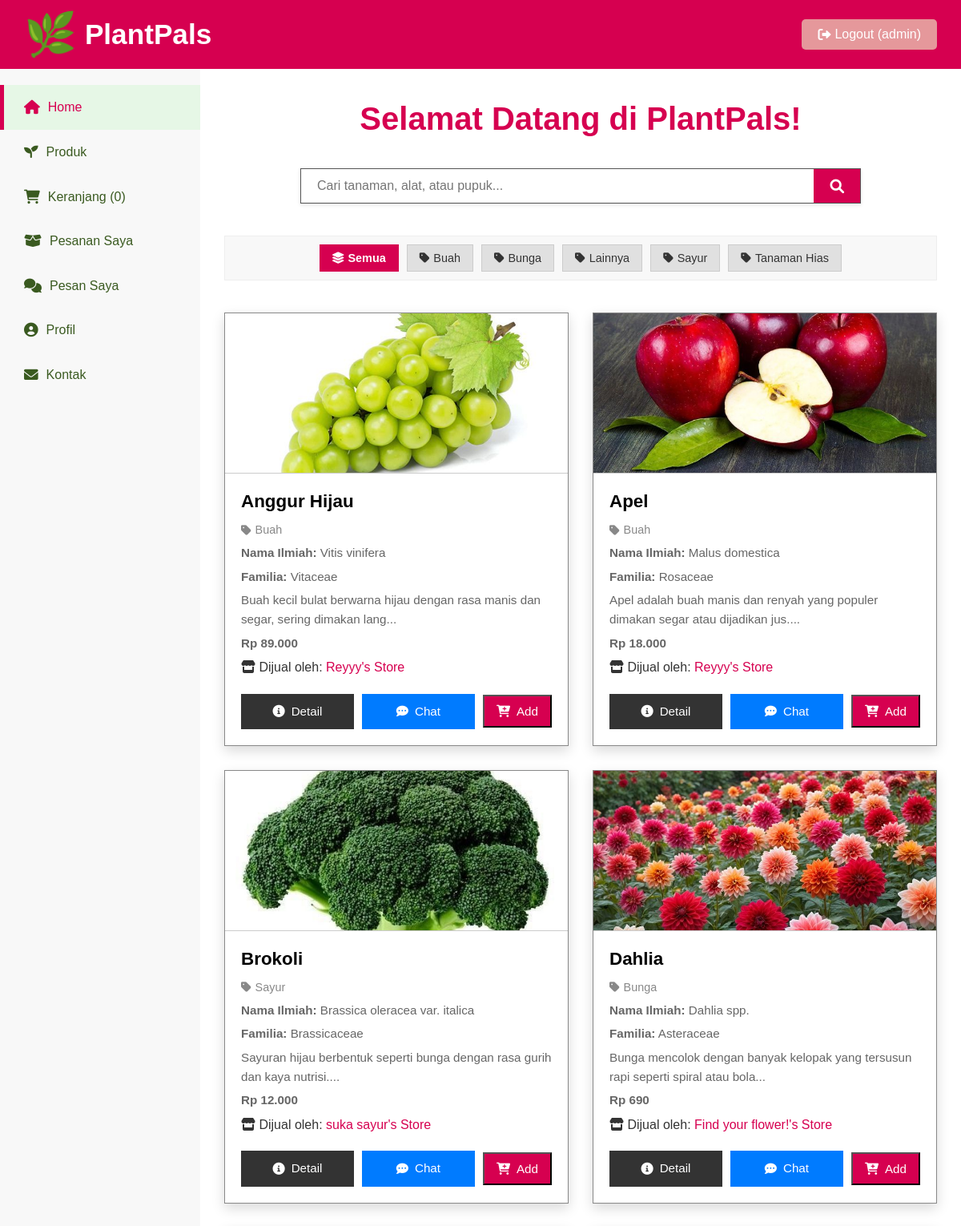
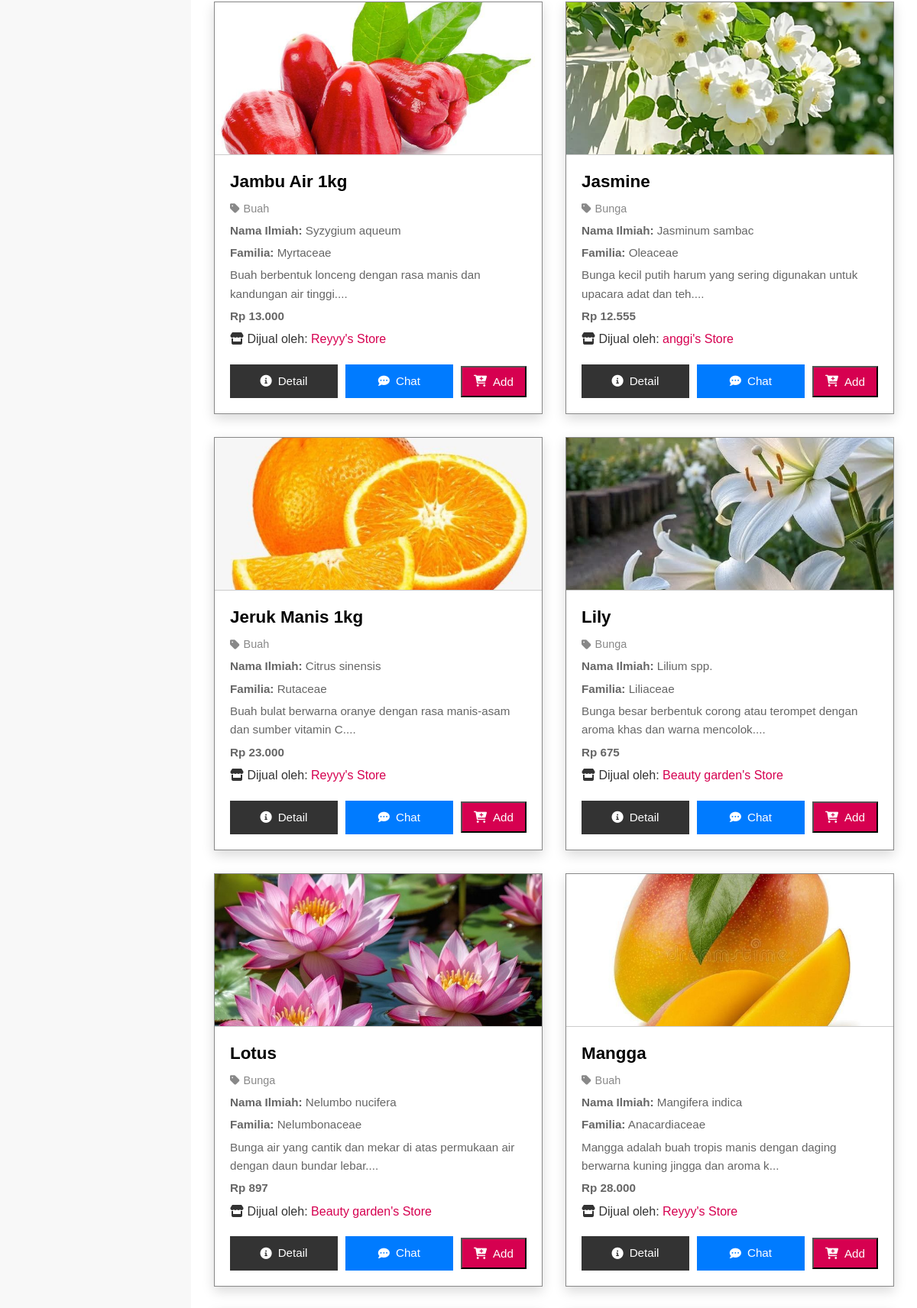
Page /dashboard.php (signed in, upper part) on the committed database (2 pictures, top to bottom).
### tables this page shows
CREATE TABLE `products` (
  `id` int(11) NOT NULL,
  `name` varchar(100) NOT NULL,
  `img` varchar(255) DEFAULT NULL,
  `scientific_name` varchar(100) DEFAULT NULL,
  `family` varchar(100) DEFAULT NULL,
  `description` text DEFAULT NULL,
  `habitat` text DEFAULT NULL,
  `care_instructions` text DEFAULT NULL,
  `unique_fact` text DEFAULT NULL,
  `price` decimal(10,2) NOT NULL,
  `stock` int(11) NOT NULL DEFAULT 0,
  `seller_id` int(11) DEFAULT NULL,
  `category_id` int(11) DEFAULT NULL,
  `created_at` timestamp NOT NULL DEFAULT current_timestamp(),
  `updated_at` timestamp NOT NULL DEFAULT current_timestamp() ON UPDATE current_timestamp()
);

CREATE TABLE `categories` (
  `id` int(11) NOT NULL,
  `name` varchar(255) NOT NULL,
  `description` text DEFAULT NULL,
  `created_at` timestamp NOT NULL DEFAULT current_timestamp()
);

CREATE TABLE `stores` (
  `id` int(11) NOT NULL,
  `store_id_string` varchar(50) NOT NULL,
  `name` varchar(255) NOT NULL,
  `address` text NOT NULL,
  `phone_number` varchar(20) DEFAULT NULL,
  `email` varchar(100) DEFAULT NULL,
  `seller_user_id` int(11) NOT NULL,
  `created_at` timestamp NOT NULL DEFAULT current_timestamp(),
  `updated_at` timestamp NOT NULL DEFAULT current_timestamp() ON UPDATE current_timestamp(),
  `followers_count` int(11) DEFAULT 0
);

### dashboard.php (the view, shortened to what this page needs)
<?php
$username = htmlspecialchars($_SESSION['username']);
$user_id = $_SESSION['id'];
$page = isset($_GET['page']) ? $_GET['page'] : 'home';
include 'data.php';
require_once 'config.php';
$stores_by_seller_id = [];
$sql_stores = "SELECT s.id, s.store_id_string, s.name, s.address, s.phone_number, s.email, s.seller_user_id, s.followers_count FROM stores s JOIN users u ON s.seller_user_id = u.id WHERE u.role = 'seller' ORDER BY s.name ASC";
$result_stores = mysqli_query($conn, $sql_stores);
if ($result_stores) {
    while ($row_store = mysqli_fetch_assoc($result_stores)) {
        $seller_id_for_store = $row_store['seller_user_id'];
        if (!isset($stores_by_seller_id[$seller_id_for_store])) {
            $stores_by_seller_id[$seller_id_for_store] = [];
        }
        $stores_by_seller_id[$seller_id_for_store][] = $row_store;
    }
}
$flowers_from_db = [];
$sql_products_all = "SELECT p.id, p.name, p.img, p.scientific_name, p.family, p.description, p.habitat, p.care_instructions, p.unique_fact, p.price, p.stock, p.seller_id, c.name as category_name
                 FROM products p
                 LEFT JOIN users u ON p.seller_id = u.id
                 LEFT JOIN categories c ON p.category_id = c.id
                 WHERE p.seller_id IS NOT NULL AND u.role = 'seller' AND p.stock > 0
                 ORDER BY p.name ASC";
$result_products_all = mysqli_query($conn, $sql_products_all);
if ($result_products_all) {
    while ($row = mysqli_fetch_assoc($result_products_all)) {
        $flowers_from_db[] = $row;
    }
}
$flowers_to_display = [];
if (empty($flowers_from_db)) {
    foreach ($all_initial_products as $p_fallback) {
        $p_fallback['category_name'] = 'Lain-lain';
        if (isset($p_fallback['category_id'])) {
            $found_category_name = null;
            $stmt_get_cat_name = mysqli_prepare($conn, "SELECT name FROM categories WHERE id = ?");
            if ($stmt_get_cat_name) {
                mysqli_stmt_bind_param($stmt_get_cat_name, "i", $p_fallback['category_id']);
                mysqli_stmt_execute($stmt_get_cat_name);
                mysqli_stmt_bind_result($stmt_get_cat_name, $cat_name);
                if (mysqli_stmt_fetch($stmt_get_cat_name)) {
                    $found_category_name = $cat_name;
                }
                mysqli_stmt_close($stmt_get_cat_name);
            }
            if ($found_category_name) {
                $p_fallback['category_name'] = $found_category_name;
            }
        }
        $flowers_to_display[] = $p_fallback;
    }
} else {
    $flowers_to_display = $flowers_from_db;
}
$all_categories = [];
$sql_all_categories = "SELECT name FROM categories ORDER BY name ASC";
$result_all_categories = mysqli_query($conn, $sql_all_categories);
if ($result_all_categories) {
    while ($row_cat = mysqli_fetch_assoc($result_all_categories)) {
        $all_categories[] = $row_cat['name'];
    }
}
?>
<!DOCTYPE html>
<html lang="id">
<head>
    <link rel="stylesheet" href="/PlantPals/css/main_styles.css">
    <link rel="stylesheet" href="/PlantPals/css/dashboard_styles.css">
    <link rel="stylesheet" href="https://cdnjs.cloudflare.com/ajax/libs/font-awesome/6.0.0-beta3/css/all.min.css">
</head>
<body>
    <header>
        <h1><span class="emoji">🌿</span> PlantPals</h1>
        <form action="/PlantPals/logout.php" method="post" style="margin:0;">
            <button class="logout-btn" type="submit" name="logout"><i class="fas fa-sign-out-alt"></i> Logout (<?php echo htmlspecialchars($username); ?>)</button>
        </form>
    </header>
    <div class="container">
        <nav class="sidebar">
            <a href="dashboard.php?page=home" class="<?php echo ($page == 'home') ? 'active' : ''; ?>"><i class="fas fa-home"></i> Home</a>
            <a href="dashboard.php?page=products" class="<?php echo ($page == 'products') ? 'active' : ''; ?>"><i class="fas fa-seedling"></i> Produk</a>
            <a href="dashboard.php?page=cart" class="<?php echo ($page == 'cart') ? 'active' : ''; ?>"><i class="fas fa-shopping-cart"></i> Keranjang (<?php echo count($_SESSION['cart']); ?>)</a>
            <a href="dashboard.php?page=orders" class="<?php echo ($page == 'orders') ? 'active' : ''; ?>"><i class="fas fa-box-open"></i> Pesanan Saya</a>
            <a href="dashboard.php?page=chat" class="<?php echo ($page == 'chat') ? 'active' : ''; ?>"><i class="fas fa-comments"></i> Pesan Saya </a>
            <a href="dashboard.php?page=profile" class="<?php echo ($page == 'profile') ? 'active' : ''; ?>"><i class="fas fa-user-circle"></i> Profil</a>
            <a href="/PlantPals/dashboard.php?page=contact" class="<?php echo ($page == 'contact') ? 'active' : ''; ?>"><i class="fas fa-envelope"></i> Kontak</a>
        </nav>
        <main class="content">
            <?php
            if ($page == 'home') {
                ?>
                <h2>Selamat Datang di PlantPals!</h2>
                <form class="search-bar" action="dashboard.php" method="get">
                    <input type="text" id="searchInput" name="q" placeholder="Cari tanaman, alat, atau pupuk..." value="<?php echo isset($_GET['q']) ? htmlspecialchars($_GET['q']) : ''; ?>" />
                    <button type="submit">
                        <i class="fas fa-search"></i>
                    </button>
                </form>
                <div class="category-filter-bar">
                    <button class="filter-btn active" data-category="all"><i class="fas fa-layer-group"></i> Semua</button>
                    <?php foreach ($all_categories as $cat): ?>
                        <button class="filter-btn" data-category="<?php echo htmlspecialchars($cat); ?>"><i class="fas fa-tag"></i> <?php echo htmlspecialchars($cat); ?></button>
                    <?php endforeach; ?>
                </div>
                <div id="flowerGrid" class="grid">
                <?php
                $filtered_flowers_for_display = [];
                $keyword = isset($_GET['q']) ? strtolower(trim($_GET['q'])) : '';
                if (!empty($keyword)) {
                    foreach ($flowers_to_display as $flower) {
                        if (
                            stripos($flower['name'], $keyword) !== false ||
                            stripos($flower['description'] ?? '', $keyword) !== false ||
                            stripos($flower['scientific_name'] ?? $flower['scientific'] ?? '', $keyword) !== false ||
                            stripos($flower['family'] ?? '', $keyword) !== false ||
                            stripos($flower['category_name'] ?? '', $keyword) !== false
                        ) {
                            $filtered_flowers_for_display[] = $flower;
                        }
                    }
                } else {
                    $filtered_flowers_for_display = $flowers_to_display;
                }
                if (empty($filtered_flowers_for_display)) {
                    echo "<p class='no-results'>Tidak ada hasil untuk pencarian Anda.</p>";
                } else {
                    foreach ($filtered_flowers_for_display as $flower):
                        $selling_store_home = null;
                        if (isset($flower['seller_id'])) {
                            if (isset($stores_by_seller_id[$flower['seller_id']])) {
                                $selling_store_home = $stores_by_seller_id[$flower['seller_id']][0] ?? null;
                            }
                        }
                        $store_name_display_home = $selling_store_home['name'] ?? 'Toko Tidak Dikenal';
                        $store_link_home = $selling_store_home['store_id_string'] ? "store_profile_buyer.php?store_id_string=" . urlencode($selling_store_home['store_id_string']) : "#";
                        ?>
                        <div class="card" data-category="<?php echo htmlspecialchars($flower['category_name'] ?? ($flower['family'] ?? 'Lain-lain')); ?>">
                            <img src="<?php echo htmlspecialchars($flower['img']); ?>" alt="<?php echo htmlspecialchars($flower['name']); ?>" />
                            <div class="card-content">
                                <h3><?php echo htmlspecialchars($flower['name']); ?></h3>
                                <p class="category-display"><i class="fas fa-tag"></i> <?php echo htmlspecialchars($flower['category_name'] ?? ($flower['family'] ?? 'Lain-lain')); ?></p>
                                <p><strong>Nama Ilmiah:</strong> <?php echo htmlspecialchars($flower['scientific_name'] ?? $flower['scientific'] ?? 'N/A'); ?></p>
                                <p><strong>Familia:</strong> <?php echo htmlspecialchars($flower['family'] ?? 'N/A'); ?></p>
                                <p><?php echo htmlspecialchars(substr($flower['description'] ?? '', 0, 80)); ?>...</p>
                                <p class="price">Rp <?php echo number_format($flower['price'], 0, ',', '.'); ?></p>
                                <div class="store-info-display">
                                    <span class="label"><i class="fas fa-store"></i> Dijual oleh:</span>
                                    <?php if ($selling_store_home && !empty($store_link_home) && $store_link_home !== "#"): ?>
                                        <a href="<?php echo $store_link_home; ?>" class="store-name-link">
                                            <?php echo htmlspecialchars($store_name_display_home); ?>
                                        </a>
                                    <?php else: ?>
                                        <span class="store-name-link"><?php echo htmlspecialchars($store_name_display_home); ?></span>
                                    <?php endif; ?>
                                </div>
                            </div>
                            <div class="card-buttons-container">
                                <a href="detail_flower.php?name=<?php echo urlencode(strtolower(str_replace(' ', '_', $flower['name']))); ?>" class="see-more-btn"><i class="fas fa-info-circle"></i> Detail</a>
                                <?php if ($flower['seller_id'] && $flower['seller_id'] != $user_id && $selling_store_home):  ?>
                                <a href="/PlantPals/dashboard.php?page=chat&seller_id=<?php echo htmlspecialchars($flower['seller_id']); ?>&store_id=<?php echo htmlspecialchars($selling_store_home['id'] ?? ''); ?>&subject=Pertanyaan Produk: <?php echo urlencode($flower['name']); ?>" class="chat-product-btn">
                                    <i class="fas fa-comment-dots"></i> Chat
                                </a>
                                <?php endif; ?>
                                <form action="dashboard.php" method="post" style="margin:0;">
                                    <button type="submit" class="buy-button"><i class="fas fa-cart-plus"></i> Add</button>
                                </form>
                            </div>
                        </div>
                        <?php
                    endforeach;
                }
                ?>
                </div>
                <?php
            }
            ?>
        </main>
    </div>
</body>
</html>

### CSS/main_styles.css (style rules this page uses)
* { box-sizing: border-box; margin: 0; padding: 0; }
body { font-family: 'Poppins', sans-serif; line-height: 1.6; background: linear-gradient(to right, #FFFF); color: #333; min-height: 100vh; display: flex; flex-direction: column; }
h1, h2, h3, h4, h5, h6, .section-heading, .section-sub-title { font-family: 'Montserrat', sans-serif; }
a { color: #D60050; text-decoration: none; transition: color 0.3s ease; }
header { background-color: #D60050; color: white; padding: 15px 30px; display: flex; justify-content: space-between; align-items: center; box-shadow: 0 4px 10px rgba(0,0,0,0.1); flex-wrap: wrap; gap: 15px; }
header h1 { font-size: 2.2rem; margin: 0; display: flex; align-items: center; }
header h1 .emoji { font-size: 1.5em; margin-right: 10px; line-height: 1; }
.logout-btn { background-color: #E5989B; color: white; border: none; padding: 10px 20px; border-radius: 5px; cursor: pointer; font-size: 1em; transition: background-color 0.3s ease; display: flex; align-items: center; gap: 5px; }

### rows in the picture
products: img (picture), name "Anggur Hijau", category.name "Buah", scientific_name "Vitis vinifera", family "Vitaceae", description "Buah kecil bulat berwarna hijau dengan rasa manis dan segar, sering dimakan lang", price "89.000", seller.name "Reyyy's Store"
products: img (picture), name "Apel", category.name "Buah", scientific_name "Malus domestica", family "Rosaceae", description "Apel adalah buah manis dan renyah yang populer dimakan segar atau dijadikan jus.", price "18.000", seller.name "Reyyy's Store"
products: img (picture), name "Brokoli", category.name "Sayur", scientific_name "Brassica oleracea var. italica", family "Brassicaceae", description "Sayuran hijau berbentuk seperti bunga dengan rasa gurih dan kaya nutrisi.", price "12.000", seller.name "suka sayur's Store"
products: img (picture), name "Dahlia", category.name "Bunga", scientific_name "Dahlia spp.", family "Asteraceae", description "Bunga mencolok dengan banyak kelopak yang tersusun rapi seperti spiral atau bola", price "690", seller.name "Find your flower!'s Store"
products: img (picture), name "Jambu Air 1kg", category.name "Buah", scientific_name "Syzygium aqueum", family "Myrtaceae", description "Buah berbentuk lonceng dengan rasa manis dan kandungan air tinggi.", price "13.000", seller.name "Reyyy's Store"
products: img (picture), name "Jasmine", category.name "Bunga", scientific_name "Jasminum sambac", family "Oleaceae", description "Bunga kecil putih harum yang sering digunakan untuk upacara adat dan teh.", price "12.555", seller.name "anggi's Store"
products: img (picture), name "Jeruk Manis 1kg", category.name "Buah", scientific_name "Citrus sinensis", family "Rutaceae", description "Buah bulat berwarna oranye dengan rasa manis-asam dan sumber vitamin C.", price "23.000", seller.name "Reyyy's Store"
products: img (picture), name "Lily", category.name "Bunga", scientific_name "Lilium spp.", family "Liliaceae", description "Bunga besar berbentuk corong atau terompet dengan aroma khas dan warna mencolok.", price "675", seller.name "Beauty garden's Store"
products: img (picture), name "Lotus", category.name "Bunga", scientific_name "Nelumbo nucifera", family "Nelumbonaceae", description "Bunga air yang cantik dan mekar di atas permukaan air dengan daun bundar lebar.", price "897", seller.name "Beauty garden's Store"
products: img (picture), name "Mangga", category.name "Buah", scientific_name "Mangifera indica", family "Anacardiaceae", description "Mangga adalah buah tropis manis dengan daging berwarna kuning jingga dan aroma k", price "28.000", seller.name "Reyyy's Store"

### other values in the picture
$username "admin"
count($_SESSION['cart']) "0"
$cat "Buah"
$cat "Bunga"
$cat "Lainnya"
$cat "Sayur"
$cat "Tanaman Hias"
